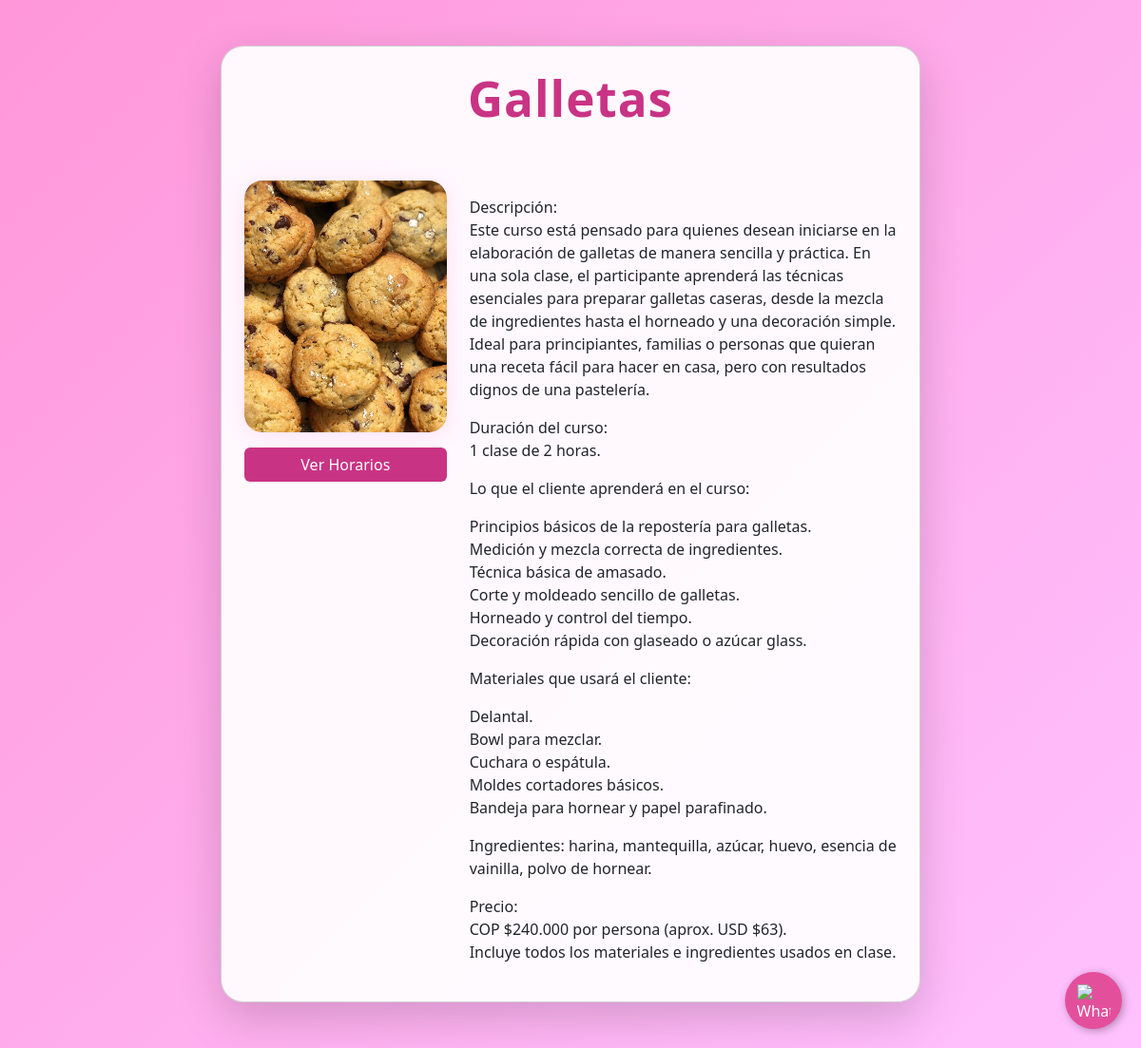
The app's page /curso/1/ with its own data.
### souffleApp/models.py (models this page shows)
class SouffleApp(models.Model):
    title = models.CharField(max_length=100)
    description = models.CharField(max_length=250)
    long_description = models.TextField(blank=True)
    image = models.ImageField(upload_to='souffleApp/images/')
    url = models.URLField(blank=True)

### souffleApp/views.py (the view)
# urls.py: path('curso/<int:curso_id>/', souffle.curso_detail, name='curso_detail'),
def curso_detail(request, curso_id):
    from django.shortcuts import get_object_or_404
    curso = get_object_or_404(SouffleApp, id=curso_id)
    return render(request, 'souffleApp/curso_detail.html', {'curso': curso})

### souffleApp/templates/souffleApp/curso_detail.html (shortened to what this page needs)
<!DOCTYPE html>
<html lang="es">
<head>
    <link href="https://cdn.jsdelivr.net/npm/bootstrap@5.3.7/dist/css/bootstrap.min.css" rel="stylesheet">
</head>
{% include 'souffleApp/whatsapp_button.html' %}
<body>
    <div class="container py-5">
        <div class="row justify-content-center">
            <div class="col-12 col-md-10 col-lg-8">
                <div class="card shadow-lg p-4" style="border-radius: 1.5em; background: rgba(255,255,255,0.93);">
                    <h1 class="curso-title text-center w-100">{{ curso.title }}</h1>
                    <div class="row align-items-start mt-4">
                        <div class="col-12 col-md-4 d-flex flex-column align-items-center mb-3 mb-md-0">
                            <img src="{{ curso.image.url }}" alt="{{ curso.title }}" class="img-fluid curso-img mb-3">
                            <button class="btn btn-rosa w-100" type="button" onclick="document.getElementById('horarios-box').style.display='block'">Ver Horarios</button>
                        </div>
                        <div class="col-12 col-md-8">
                            <p class="curso-description">{{ curso.long_description|linebreaks }}</p>
                        </div>
                    </div>
                </div>
            </div>
        </div>
    </div>
</body>
</html>

### souffleApp/templates/souffleApp/curso_detail.html (style rules this page uses)
body { background: linear-gradient(135deg, #ff97d9 0%, #ffc1ff 100%); min-height: 100vh; }
.btn-rosa { background-color: #C93384; color: #fff; border: none; }
.curso-title { color: #C93384; letter-spacing: 1px; font-size: 3.2rem; font-weight: bold; margin-bottom: 2rem; }
.curso-img { max-height: 340px; object-fit: cover; box-shadow: 0 4px 24px #fcb0ea55; background: #fff0f6; border-radius: 1.2rem; }

### records on screen
SouffleApp: title "Galletas", image (picture), long_description "Descripción: Este curso está pensado para quienes desean iniciarse en la elaboración de galletas de manera sencilla y práctica. En una sola clase, el participante aprenderá las técnicas esenciales para preparar galletas caseras, desde la mezcla de ingredientes hasta el horneado y una decoración simple. Ideal para principiantes, familias o personas que quieran una receta fácil para hacer en casa, pero con resultados dignos de una pastelería. Duración del curso: 1 clase de 2 horas. Lo que el cliente aprenderá en el curso: Principios básicos de la repostería para galletas. Medición y mezcla correcta de ingredientes. Técnica básica de amasado. Corte y moldeado sencillo de galletas. Horneado y…"
